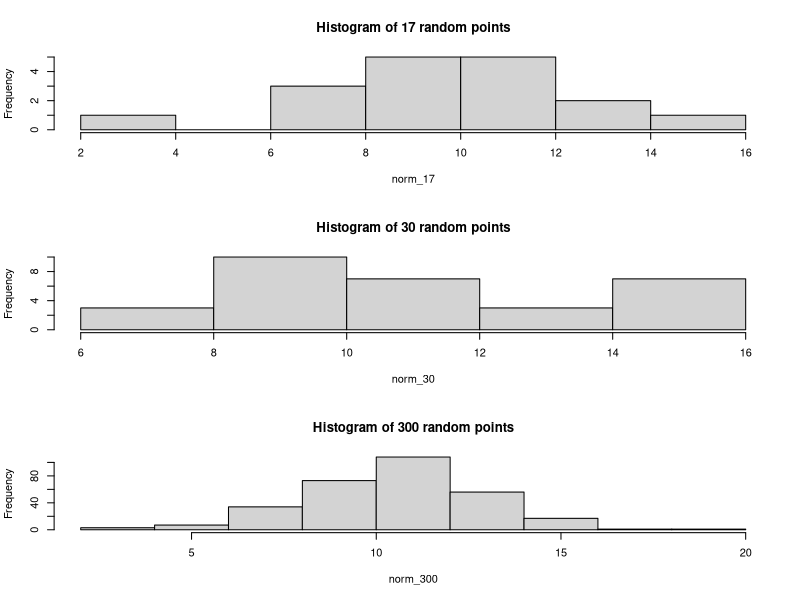
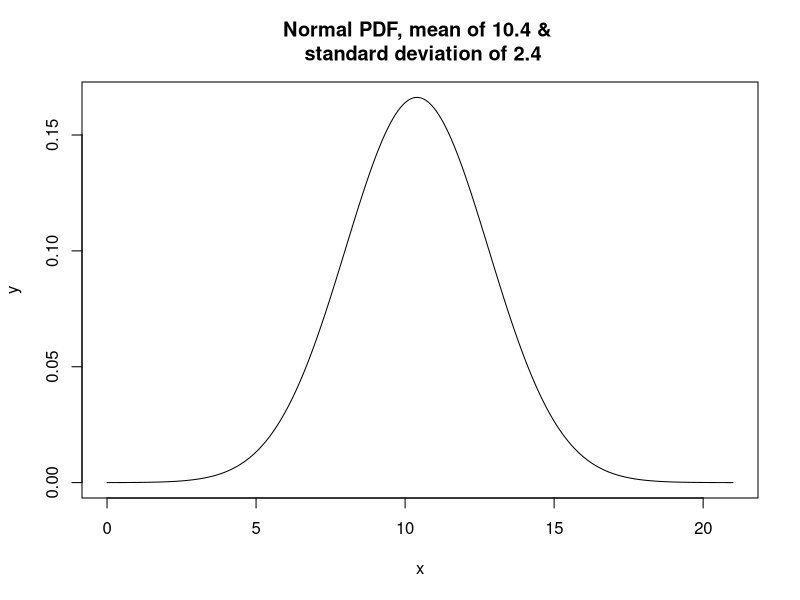

Reproduce these figures in R, in order. (Note: this script raises an error after producing the figures.)
###############QUESTION 1###############
m <- 10.4
sd <- 2.4
norm_17 <- rnorm(17, mean = m, sd = sd)
norm_30 <- rnorm(30, mean = m, sd = sd)
norm_300 <- rnorm(300, mean = m, sd = sd)

###############QUESTION 2###############
png( filename = "lab_04_hist_01.png",
     width = 700,
     height = 1400,
     res = 180)
par(mfrow = c(3,1))
hist(norm_17, main = "Histogram of 17 random points")
hist(norm_30, main = "Histogram of 30 random points")
hist(norm_300, main = "Histogram of 300 random points")
dev.off()

###############QUESTION 3###############
#writing answers in Moodle

###############QUESTION 4###############
#make a vector of x values
x = seq(0, 21, length.out = 1000)
#make a probability density function
y = dnorm(x, mean = m, sd = sd)
#save file as png
png(filename = "norm_1.png",
    width = 700,
    height = 700,
    res = 130)
#plot the function
plot(x, y,
     main = "Normal PDF, mean of 10.4 & \n standard deviation of 2.4",
     type = "l")
dev.off()
#adds a line at y = 0
abline(h = 0)

###############QUESTION 5###############
png("sim_data_scatterplots.png",
    height = 900,
    width = 900,
    res = 100)
#mai is border spacing; c(bottom, left, top, right)
par(mfrow = c(2,2), mai = c(0.7, 0.5, 0.3, 0.3))

set.seed(1)
#create a df with random variables
n_pts = 10
x_min = 1
x_max = 10
x1 = runif(n = n_pts, min = x_min, max = x_max)
dat1 = data.frame(x = x1, y_observed = rnorm(n_pts))
#plot it
plot(y_observed ~ x1, data = dat1, pch = 15)

set.seed(2)
#create a df with random variables
n_pts = 20
x_min = 1
x_max = 10
x2 = runif(n = n_pts, min = x_min, max = x_max)
dat2 = data.frame(x = x2, y_observed = rnorm(n_pts))
plot(y_observed ~ x2, data = dat2, pch = 14)

set.seed(3)
#create a df with random variables
n_pts = 50
x_min = 1
x_max = 10
x3 = runif(n = n_pts, min = x_min, max = x_max)
dat3 = data.frame(x = x3, y_observed = rnorm(n_pts))
plot(y_observed ~ x3, data = dat3, pch = 5)

set.seed(4)
#create a df with random variables
n_pts = 100
x_min = 1
x_max = 10
x4 = runif(n = n_pts, min = x_min, max = x_max)
dat4 = data.frame(x = x4, y_observed = rnorm(n_pts))
plot(y_observed ~ x4, data = dat4, pch = 12)
dev.off()

###############QUESTION 6###############
#reset par to 1 plot/normal margins w dev.off()
dev.off()
#add linear function to script
line_point_slope = function(x, x1, y1, slope)
{
  get_y_intercept = 
    function(x1, y1, slope) 
      return(-(x1 * slope) + y1)
  
  linear = 
    function(x, yint, slope) 
      return(yint + x * slope)
  
  return(linear(x, get_y_intercept(x1, y1, slope), slope))
}
#this is the dataset being used
set.seed(3)
#create a df with random variables
n_pts = 50
x_min = 1
x_max = 10
x = runif(n = n_pts, min = x_min, max = x_max)
dat3 = data.frame(x = x, y_observed = rnorm(n_pts))

#these parameters input into the line fxn
guess_x = 5
guess_y = 0
guess_slope = -0.4
png("Q6 Plot.png",
    height = 600,
    width = 600,
    res = 100)
plot(y_observed ~ x, data = dat, pch = 8)
curve(line_point_slope(x, guess_x, guess_y, guess_slope), add = T)
dev.off()

##############QUESTION 7###############

set.seed(3)
#create a df with random variables
n_pts = 50
x_min = 1
x_max = 10
x = runif(n = n_pts, min = x_min, max = x_max)
dat3 = data.frame(x = x, y_observed = rnorm(n_pts))
dat3
#create a column of predicted y-values
dat3$y_predicted <- line_point_slope(x, guess_x, guess_y, guess_slope)

#create a column of residuals
dat3$resids <- dat3$y_predicted - dat3$y_observed
dat3

###############messing around, not part of lab###############
#exploring the set.seed() conceptually
#a seed is an index on the string of random numbers R references
#when you call the rnorm function
set.seed(3)
one <- rnorm(4)
set.seed(3)
two <- rnorm(5)
one
two

#exploring the diff btwn sum of resids vs sum of abs(resids)
#abs(resids) is much bigger bc the pos/neg values dont cancel
dat3$residsAbs <- abs(dat3$resids)
sum(dat3$residsAbs)
dat3  
  
  